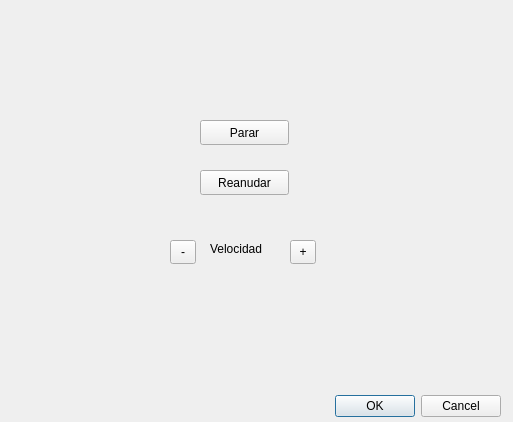
<?xml version="1.0" encoding="UTF-8"?>
<ui version="4.0">
 <class>DControlSnake</class>
 <widget class="QDialog" name="DControlSnake">
  <property name="geometry">
   <rect>
    <x>0</x>
    <y>0</y>
    <width>513</width>
    <height>422</height>
   </rect>
  </property>
  <property name="windowTitle">
   <string>Dialog</string>
  </property>
  <widget class="QDialogButtonBox" name="buttonBox">
   <property name="geometry">
    <rect>
     <x>160</x>
     <y>390</y>
     <width>341</width>
     <height>32</height>
    </rect>
   </property>
   <property name="orientation">
    <enum>Qt::Horizontal</enum>
   </property>
   <property name="standardButtons">
    <set>QDialogButtonBox::Cancel|QDialogButtonBox::Ok</set>
   </property>
  </widget>
  <widget class="QPushButton" name="btnParar">
   <property name="geometry">
    <rect>
     <x>200</x>
     <y>120</y>
     <width>89</width>
     <height>25</height>
    </rect>
   </property>
   <property name="text">
    <string>Parar</string>
   </property>
  </widget>
  <widget class="QPushButton" name="btnReanudar">
   <property name="geometry">
    <rect>
     <x>200</x>
     <y>170</y>
     <width>89</width>
     <height>25</height>
    </rect>
   </property>
   <property name="text">
    <string>Reanudar</string>
   </property>
  </widget>
  <widget class="QToolButton" name="btnMas">
   <property name="geometry">
    <rect>
     <x>290</x>
     <y>240</y>
     <width>26</width>
     <height>24</height>
    </rect>
   </property>
   <property name="text">
    <string>+</string>
   </property>
  </widget>
  <widget class="QToolButton" name="btnMenos">
   <property name="geometry">
    <rect>
     <x>170</x>
     <y>240</y>
     <width>26</width>
     <height>24</height>
    </rect>
   </property>
   <property name="text">
    <string>-</string>
   </property>
   <property name="arrowType">
    <enum>Qt::NoArrow</enum>
   </property>
  </widget>
  <widget class="QLabel" name="label">
   <property name="geometry">
    <rect>
     <x>210</x>
     <y>240</y>
     <width>67</width>
     <height>17</height>
    </rect>
   </property>
   <property name="text">
    <string>Velocidad</string>
   </property>
  </widget>
 </widget>
 <resources/>
 <connections>
  <connection>
   <sender>buttonBox</sender>
   <signal>accepted()</signal>
   <receiver>DControlSnake</receiver>
   <slot>accept()</slot>
   <hints>
    <hint type="sourcelabel">
     <x>248</x>
     <y>254</y>
    </hint>
    <hint type="destinationlabel">
     <x>157</x>
     <y>274</y>
    </hint>
   </hints>
  </connection>
  <connection>
   <sender>buttonBox</sender>
   <signal>rejected()</signal>
   <receiver>DControlSnake</receiver>
   <slot>reject()</slot>
   <hints>
    <hint type="sourcelabel">
     <x>316</x>
     <y>260</y>
    </hint>
    <hint type="destinationlabel">
     <x>286</x>
     <y>274</y>
    </hint>
   </hints>
  </connection>
 </connections>
</ui>
